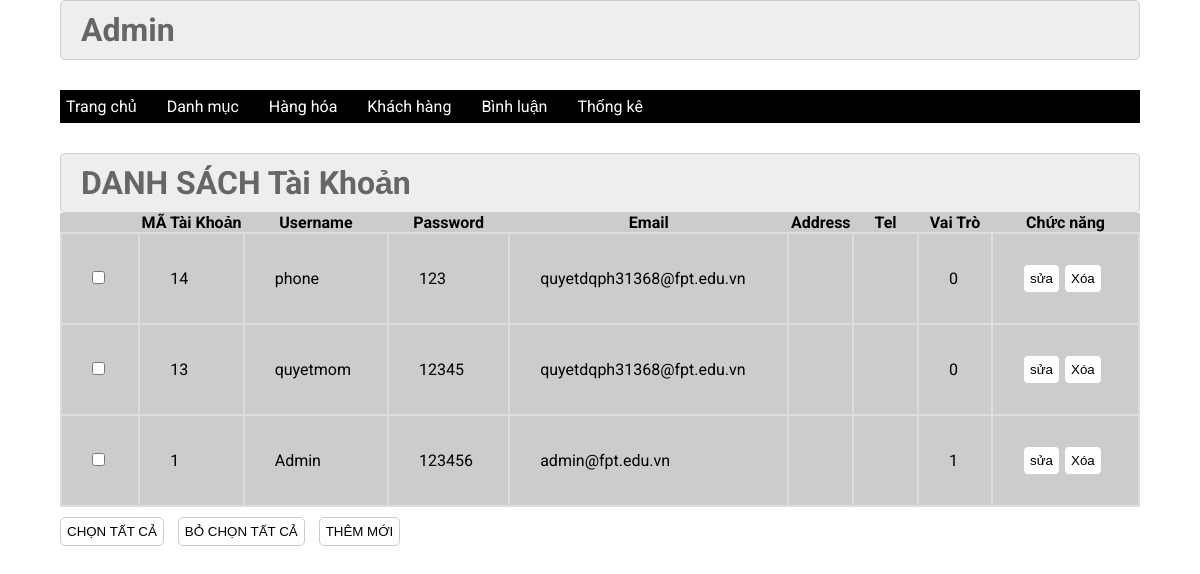
The app's page /admin/index.php?act=dskh with its own data.
### tables this page shows
CREATE TABLE `taikhoan` (
  `id` int(11) NOT NULL,
  `user` varchar(50) NOT NULL,
  `pass` varchar(50) NOT NULL,
  `email` varchar(255) NOT NULL,
  `address` varchar(255) DEFAULT NULL,
  `tel` varchar(20) DEFAULT NULL,
  `role` int(11) NOT NULL DEFAULT 0
);

### model/pdo.php (called while the page is built, shortened)
<?php
function pdo_get_connection(){
    $servername = "localhost";
    $username = "root";
    $password = "";
    try {
        $conn = new PDO("mysql:host=$servername;dbname=duanmau2023", $username, $password);
        $conn->setAttribute(PDO::ATTR_ERRMODE, PDO::ERRMODE_EXCEPTION);
        return $conn;
    } catch(PDOException $e) {
        echo "Connection failed: " . $e->getMessage();
    }
}
function pdo_query($sql){
    $sql_args=array_slice(func_get_args(),1);
    try{
        $conn=pdo_get_connection();
        $stmt=$conn->prepare($sql);
        $stmt->execute($sql_args);
        $rows=$stmt->fetchAll();
        return $rows;
    }
    catch(PDOException $e){
        throw $e;
    }
    finally{
        unset($conn);
    }
}
?>

### model/taikhoan.php (called while the page is built, shortened)
<?php
    function loadall_taikhoan(){
        $sql="select * from taikhoan order by id desc";
        $listtaikhoan=pdo_query($sql);
        return $listtaikhoan;
    }
?>

### admin/taikhoan/list.php (the view)
<div class="row2">
         <div class="row2 font_title">
          <h1>DANH SÁCH Tài Khoản</h1>
         </div>
         <div class="row2 form_content ">
           <div class="row2 mb10 formds_loai">
           <table>
            <tr>
                <th></th>
                <th>MÃ Tài Khoản</th>
                <th>Username</th>
                <th>Password</th>
                <th>Email</th>
                <th>Address</th>
                <th>Tel</th>
                <th>Vai Trò</th>
                <th>Chức năng</th>
            </tr>
            <?php
                foreach($listtaikhoan as $taikhoan){
                    extract($taikhoan);
                    $suatk="index.php?act=suatk&id=".$id;
                    $xoatk="index.php?act=xoatk&id=".$id;
                    echo '
                    <tr>
                    <td><input type="checkbox" name="" id=""></td>
                    <td>'.$id.'</td>
                    <td>'.$user.'</td>
                    <td>'.$pass.'</td>
                    <td>'.$email.'</td>
                    <td>'.$address.'</td>
                    <td>'.$tel.'</td>
                    <td>'.$role.'</td>
                    <td>
                        <a href="'.$suatk.'"><input type="button" value="sửa"></a>
                        <a href="'.$xoatk.'"><input type="button" value="Xóa"></a>
                    </td>
                </tr>
                    ';
                }
            ?>
           </table>
           </div>
            <input class="mr20" type="button" value="CHỌN TẤT CẢ">
            <input  class="mr20" type="button" value="BỎ CHỌN TẤT CẢ">
            <a href="index.php?act=addtk"><input  class="mr20" type="button" value="THÊM MỚI"></a>
         </div>
        </div>
    </div>

### css/css.css (style rules this page uses)
:root { --white-color:#fff; --black-color:#000; --text-color:#333; }
* { margin:0; padding:0; box-sizing:border-box; }
body { font-family:'Roboto', sans-serif; }
.row2 { float:left; width:100%; }
.mb10 { margin-bottom:10px; }
.form_account input[type="reset"], .form_account input[type="submit"], .form_content input[type="submit"], .form_content input[type="reset"], .form_content input[type="button"] { padding:6px; background:white; border:1px solid #CCC; border-radius:5px; }
.font_title { background-color:#EEE; border:1px #CCC solid; color:#666; border-radius:5px; padding:10px 20px; }
.mr20 { margin-right:10px; }
.formds_loai table { width:100%; border-collapse:collapse; background-color:#ccc; padding:20px; }
.formds_loai table td { padding:10px 20px; border:2px #ddd solid; padding:30px; }

### records on screen
taikhoan: id "14", user "phone", pass "123", email "quyetdqph31368@fpt.edu.vn", role "0"
taikhoan: id "13", user "quyetmom", pass "12345", email "quyetdqph31368@fpt.edu.vn", role "0"
taikhoan: id "1", user "Admin", pass "123456", email "admin@fpt.edu.vn", role "1"
